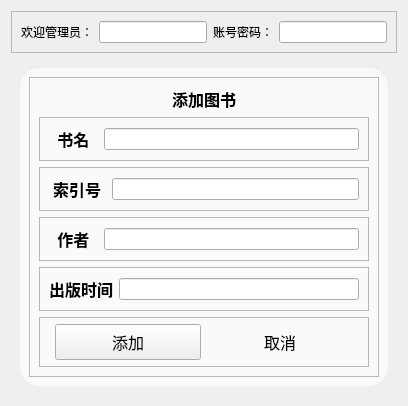
        <widget class="QWidget" name="page">
         <layout class="QVBoxLayout" name="verticalLayout_6" stretch="0,0">
          <item>
           <widget class="QFrame" name="frame_29">
            <property name="frameShape">
             <enum>QFrame::StyledPanel</enum>
            </property>
            <property name="frameShadow">
             <enum>QFrame::Raised</enum>
            </property>
            <layout class="QHBoxLayout" name="horizontalLayout_24">
             <item>
              <widget class="QLabel" name="label_9">
               <property name="text">
                <string>欢迎管理员：</string>
               </property>
              </widget>
             </item>
             <item>
              <widget class="LineEdit" name="lineEdit_14">
               <property name="styleSheet">
                <string notr="true"/>
               </property>
              </widget>
             </item>
             <item>
              <widget class="QLabel" name="label_20">
               <property name="text">
                <string>账号密码：</string>
               </property>
              </widget>
             </item>
             <item>
              <widget class="LineEdit" name="lineEdit_15">
               <property name="styleSheet">
                <string notr="true"/>
               </property>
              </widget>
             </item>
            </layout>
           </widget>
          </item>
          <item>
           <widget class="QFrame" name="frame_30">
            <property name="styleSheet">
             <string notr="true">QFrame#frame_30{
border-image: url(:/common2/hutao.jpg);
border-radius:20px
}</string>
            </property>
            <property name="frameShape">
             <enum>QFrame::StyledPanel</enum>
            </property>
            <property name="frameShadow">
             <enum>QFrame::Raised</enum>
            </property>
            <layout class="QHBoxLayout" name="horizontalLayout_25">
             <item>
              <widget class="QFrame" name="frame_32">
               <property name="styleSheet">
                <string notr="true">QFrame#frame_32{
border-radius:20px;
background:rgba(255, 255, 255,170)}</string>
               </property>
               <property name="frameShape">
                <enum>QFrame::StyledPanel</enum>
               </property>
               <property name="frameShadow">
                <enum>QFrame::Raised</enum>
               </property>
               <layout class="QHBoxLayout" name="horizontalLayout_27">
                <item>
                 <widget class="QFrame" name="frame_33">
                  <property name="styleSheet">
                   <string notr="true"/>
                  </property>
                  <property name="frameShape">
                   <enum>QFrame::StyledPanel</enum>
                  </property>
                  <property name="frameShadow">
                   <enum>QFrame::Raised</enum>
                  </property>
                  <layout class="QVBoxLayout" name="verticalLayout_10" stretch="0,2,2,0,2,0">
                   <item>
                    <widget class="QLabel" name="label_33">
                     <property name="font">
                      <font>
                       <family>黑体</family>
                       <pointsize>12</pointsize>
                       <weight>75</weight>
                       <bold>true</bold>
                      </font>
                     </property>
                     <property name="text">
                      <string>添加图书</string>
                     </property>
                     <property name="alignment">
                      <set>Qt::AlignCenter</set>
                     </property>
                    </widget>
                   </item>
                   <item>
                    <widget class="QFrame" name="frame_34">
                     <property name="frameShape">
                      <enum>QFrame::StyledPanel</enum>
                     </property>
                     <property name="frameShadow">
                      <enum>QFrame::Raised</enum>
                     </property>
                     <layout class="QHBoxLayout" name="horizontalLayout_28">
                      <item>
                       <widget class="QLabel" name="label_21">
                        <property name="font">
                         <font>
                          <family>黑体</family>
                          <pointsize>12</pointsize>
                          <weight>75</weight>
                          <bold>true</bold>
                         </font>
                        </property>
                        <property name="text">
                         <string>  书名  </string>
                        </property>
                       </widget>
                      </item>
                      <item>
                       <widget class="LineEdit" name="Name_3">
                        <property name="styleSheet">
                         <string notr="true"/>
                        </property>
                       </widget>
                      </item>
                     </layout>
                    </widget>
                   </item>
                   <item>
                    <widget class="QFrame" name="frame_35">
                     <property name="frameShape">
                      <enum>QFrame::StyledPanel</enum>
                     </property>
                     <property name="frameShadow">
                      <enum>QFrame::Raised</enum>
                     </property>
                     <layout class="QHBoxLayout" name="horizontalLayout_29">
                      <item>
                       <widget class="QLabel" name="label_22">
                        <property name="font">
                         <font>
                          <family>黑体</family>
                          <pointsize>12</pointsize>
                          <weight>75</weight>
                          <bold>true</bold>
                         </font>
                        </property>
                        <property name="text">
                         <string> 索引号 </string>
                        </property>
                       </widget>
                      </item>
                      <item>
                       <widget class="LineEdit" name="User_5">
                        <property name="styleSheet">
                         <string notr="true"/>
                        </property>
                       </widget>
                      </item>
                     </layout>
                    </widget>
                   </item>
                   <item>
                    <widget class="QFrame" name="frame_36">
                     <property name="frameShape">
                      <enum>QFrame::StyledPanel</enum>
                     </property>
                     <property name="frameShadow">
                      <enum>QFrame::Raised</enum>
                     </property>
                     <layout class="QHBoxLayout" name="horizontalLayout_30">
                      <item>
                       <widget class="QLabel" name="label_23">
                        <property name="font">
                         <font>
                          <family>黑体</family>
                          <pointsize>12</pointsize>
                          <weight>75</weight>
                          <bold>true</bold>
                         </font>
                        </property>
                        <property name="text">
                         <string>  作者  </string>
                        </property>
                       </widget>
                      </item>
                      <item>
                       <widget class="LineEdit" name="User_6">
                        <property name="styleSheet">
                         <string notr="true"/>
                        </property>
                       </widget>
                      </item>
                     </layout>
                    </widget>
                   </item>
                   <item>
                    <widget class="QFrame" name="frame_37">
                     <property name="frameShape">
                      <enum>QFrame::StyledPanel</enum>
                     </property>
                     <property name="frameShadow">
                      <enum>QFrame::Raised</enum>
                     </property>
                     <layout class="QHBoxLayout" name="horizontalLayout_31" stretch="2,30">
                      <item>
                       <widget class="QLabel" name="label_24">
                        <property name="font">
                         <font>
                          <family>黑体</family>
                          <pointsize>12</pointsize>
                          <weight>75</weight>
                          <bold>true</bold>
                         </font>
                        </property>
                        <property name="text">
                         <string>出版时间</string>
                        </property>
                       </widget>
                      </item>
                      <item>
                       <widget class="LineEdit" name="Port_3">
                        <property name="styleSheet">
                         <string notr="true"/>
                        </property>
                       </widget>
                      </item>
                     </layout>
                    </widget>
                   </item>
                   <item>
                    <widget class="QFrame" name="frame_38">
                     <property name="sizePolicy">
                      <sizepolicy hsizetype="Preferred" vsizetype="Preferred">
                       <horstretch>0</horstretch>
                       <verstretch>0</verstretch>
                      </sizepolicy>
                     </property>
                     <property name="minimumSize">
                      <size>
                       <width>50</width>
                       <height>50</height>
                      </size>
                     </property>
                     <property name="styleSheet">
                      <string notr="true"/>
                     </property>
                     <property name="frameShape">
                      <enum>QFrame::StyledPanel</enum>
                     </property>
                     <property name="frameShadow">
                      <enum>QFrame::Raised</enum>
                     </property>
                     <layout class="QHBoxLayout" name="horizontalLayout_32">
                      <property name="spacing">
                       <number>6</number>
                      </property>
                      <property name="leftMargin">
                       <number>15</number>
                      </property>
                      <property name="topMargin">
                       <number>6</number>
                      </property>
                      <property name="rightMargin">
                       <number>15</number>
                      </property>
                      <property name="bottomMargin">
                       <number>6</number>
                      </property>
                      <item>
                       <widget class="PrimaryPushButton" name="Confirm_3">
                        <property name="sizePolicy">
                         <sizepolicy hsizetype="Minimum" vsizetype="Minimum">
                          <horstretch>0</horstretch>
                          <verstretch>0</verstretch>
                         </sizepolicy>
                        </property>
                        <property name="font">
                         <font>
                          <family>黑体</family>
                          <pointsize>12</pointsize>
                         </font>
                        </property>
                        <property name="styleSheet">
                         <string notr="true"/>
                        </property>
                        <property name="text">
                         <string>添加</string>
                        </property>
                        <property name="flat">
                         <bool>false</bool>
                        </property>
                       </widget>
                      </item>
                      <item>
                       <widget class="PushButton" name="Cancel_3">
                        <property name="sizePolicy">
                         <sizepolicy hsizetype="Minimum" vsizetype="Minimum">
                          <horstretch>0</horstretch>
                          <verstretch>0</verstretch>
                         </sizepolicy>
                        </property>
                        <property name="font">
                         <font>
                          <family>黑体</family>
                          <pointsize>12</pointsize>
                         </font>
                        </property>
                        <property name="styleSheet">
                         <string notr="true"/>
                        </property>
                        <property name="text">
                         <string>取消</string>
                        </property>
                        <property name="flat">
                         <bool>true</bool>
                        </property>
                       </widget>
                      </item>
                     </layout>
                    </widget>
                   </item>
                  </layout>
                 </widget>
                </item>
               </layout>
              </widget>
             </item>
            </layout>
           </widget>
          </item>
         </layout>
        </widget>
